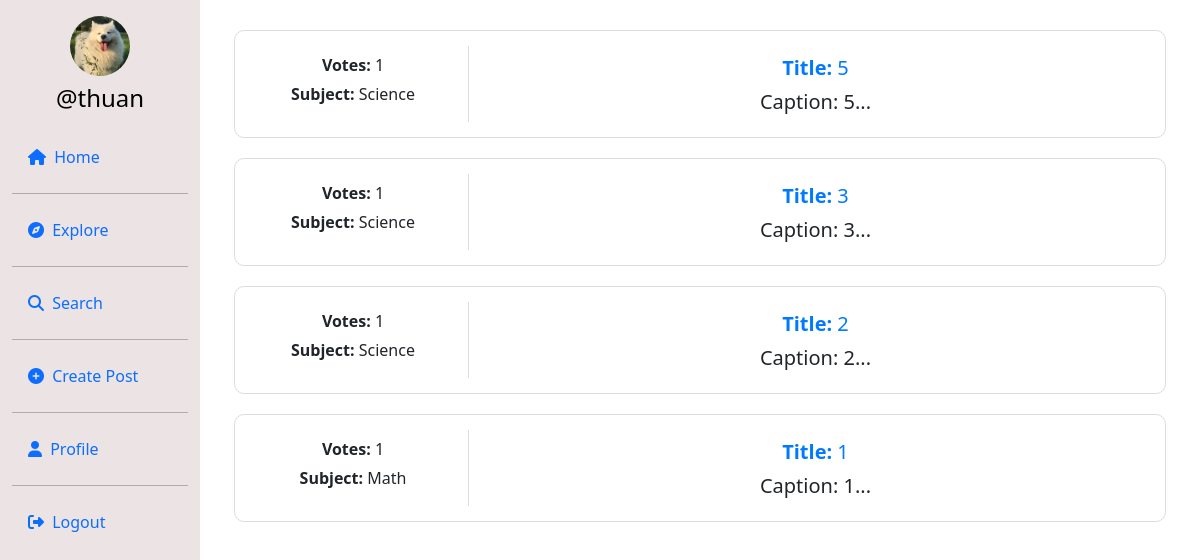
/explore (signed in), run on an earlier commit of the app's database.
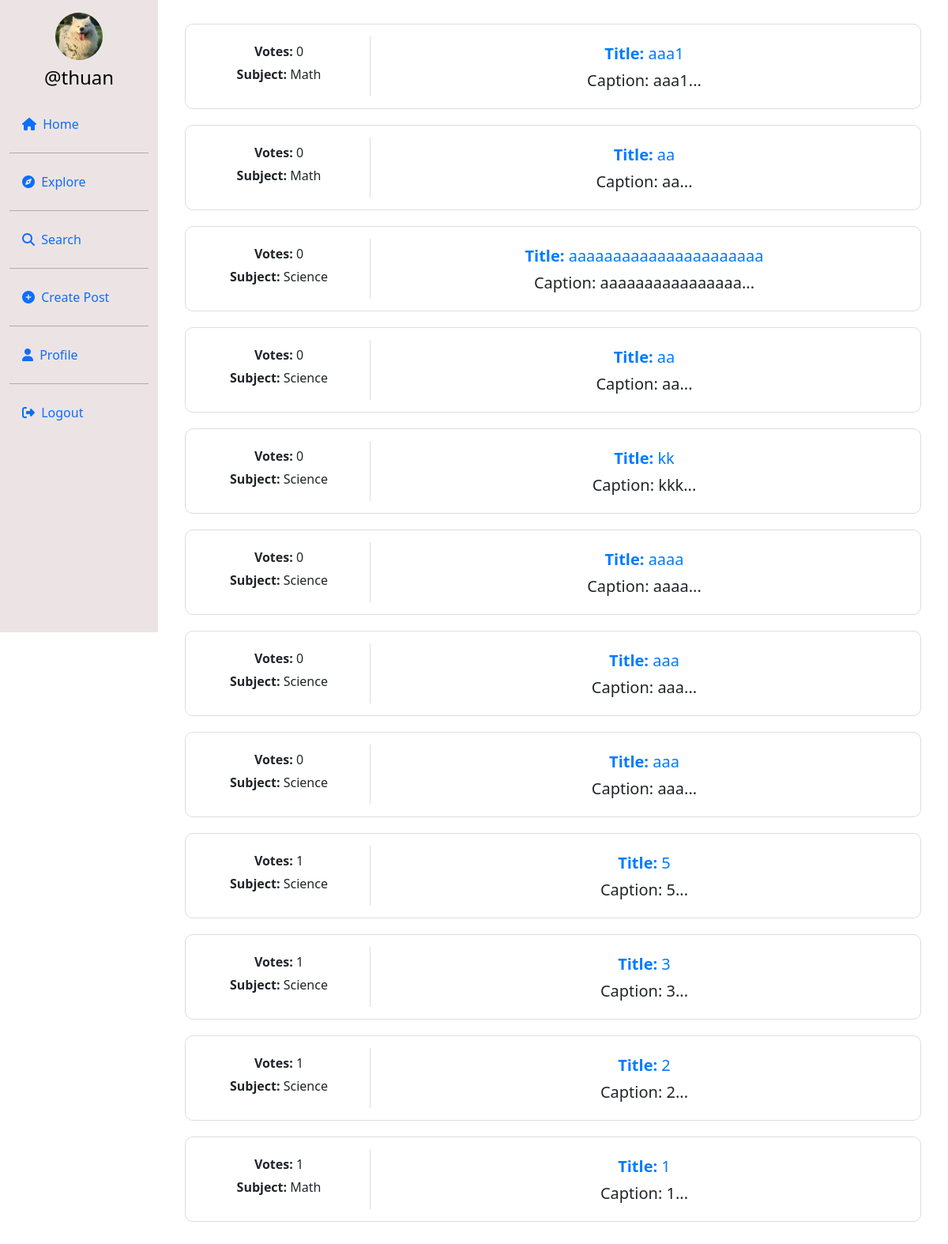
And on a later commit of the database.
### userauth/models.py (models this page shows, shortened)
class Post(models.Model):
    id = models.UUIDField(primary_key=True, default=uuid.uuid4)
    user = models.CharField(max_length=100)
    title = models.TextField(null=True, blank=True)
    file = models.FileField(upload_to='uploads/', null=True, blank=True)  # Sử dụng FileField cho tất cả loại file
    caption = models.TextField()
    subject = models.CharField(max_length=50, default="Math")
    created_at = models.DateTimeField(default=datetime.now)
    no_of_likes = models.IntegerField(default=0)

### userauth/views.py (the view)
# urls.py: path('explore',views.explore),
def explore(request):
    post = Post.objects.all().order_by('-created_at')
    profile = Profile.objects.get(user=request.user)
    context = {
        'post': post,
        'profile': profile
    }
    return render(request, 'explore.html', context)

### templates/explore.html (shortened to what the changed rows need)
{% load static %}
<!DOCTYPE html>
<html lang="en">
<head>
    <link rel="stylesheet" href="https://maxcdn.bootstrapcdn.com/bootstrap/4.5.2/css/bootstrap.min.css">
    <link href="https://cdn.jsdelivr.net/npm/bootstrap@5.0.2/dist/css/bootstrap.min.css" rel="stylesheet"
>
    <link rel="stylesheet" href="{% static 'css/app.css' %}">
</head>
<body>
<div class="container-fluid">
    <div class="row">
        <main role="main" class="col-md-9 ml-sm-auto col-lg-10 px-md-4">
            <div class="container text-center" style="padding: 10px; margin-top:20px;">
                <div class="row">
                    {% for pos in post %}
                        <div class="col-12" style="margin-bottom:20px;">
                            <div class="card" style="padding: 15px; border: 1px solid #ddd; border-radius: 10px;">
                                <div class="row">
                                    <div class="col-md-3" style="border-right: 1px solid #ddd;">
                                        <h6 style="margin-top: 10px;">
                                            <strong>Votes:</strong> {{ pos.no_of_likes }}
                                        </h6>
                                        <h6 style="margin-top: 10px;">
                                            <strong>Subject:</strong> {{ pos.subject }}
                                        </h6>
                                    </div>
                                    <div class="col-md-9">
                                        <h5 style="margin-top: 10px;">
                                            <a href="{% url 'postdetail' pos.id %}"
                                               style="text-decoration:none; color:#007bff;">
                                                <strong>Title:</strong> {{ pos.title }}
                                            </a>
                                        </h5>
                                        <h5 style="margin-top: 10px;">
                                            Caption: {{ pos.caption|slice:":50" }}...
                                        </h5>
                                    </div>
                                </div>
                            </div>
                        </div>
                    {% endfor %}
                </div>
            </div>
        </main>
    </div>
</div>
</body>
</html>

What changed in the data, as far as the page shows it:
added Post: no_of_likes "0", subject "Math", title "aaa1", caption "aaa1"
added Post: no_of_likes "0", subject "Math", title "aa", caption "aa"
added Post: no_of_likes "0", subject "Science", title "aaaaaaaaaaaaaaaaaaaaaa", caption "aaaaaaaaaaaaaaaa"
added Post: no_of_likes "0", subject "Science", title "aa", caption "aa"
added Post: no_of_likes "0", subject "Science", title "kk", caption "kkk"
added Post: no_of_likes "0", subject "Science", title "aaaa", caption "aaaa"
added Post: no_of_likes "0", subject "Science", title "aaa", caption "aaa"
added Post: no_of_likes "0", subject "Science", title "aaa", caption "aaa"
